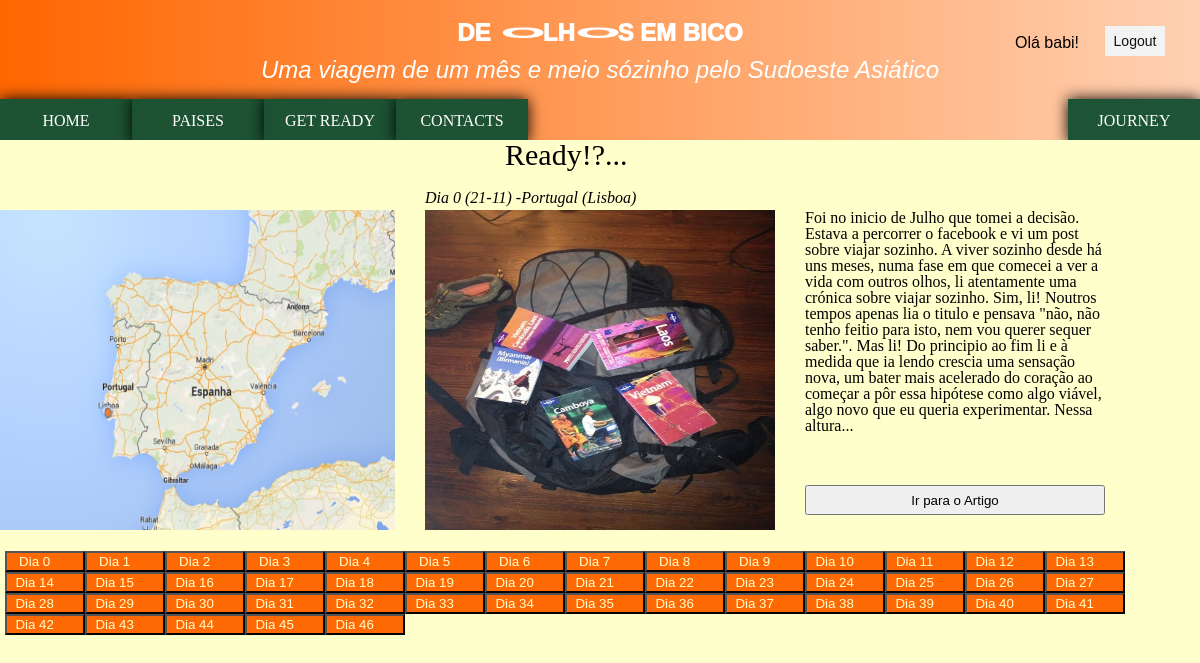
The page /paginasweb/journey.php (signed in) on the database its author committed.
### tables this page shows
CREATE TABLE `artigos` (
  `idblog` int(11) NOT NULL,
  `dia` int(20) NOT NULL,
  `title` varchar(100) NOT NULL,
  `location` varchar(100) NOT NULL,
  `content` text NOT NULL,
  `imgmapa` varchar(100) NOT NULL,
  `imgartigo` varchar(100) NOT NULL,
  `maplocation` varchar(100) DEFAULT NULL,
  `mapcountry` varchar(100) NOT NULL
);

### paginasweb/journey.php (the view, shortened to what this page needs)
<?php
  include_once '../includes/header.php';
      include '../includes/config.php';
?>
<!DOCTYPE html>
<html lang="en">
<head>
   <link href="../css/styles.css" type="text/css" rel="stylesheet">
<body>
  <div class="journey">
  <?php
 $sql = "SELECT * FROM artigos";
 $result = mysqli_query($connection, $sql);
function descricao($x, $length){
  if(strlen($x)<=$length)
  {
    echo $x;
  }
  else
  {
    $y=substr($x,0,$length) . '...';
    echo $y;
  };
};
$i=0;
 while($row = mysqli_fetch_row($result)){
  if ($i==0) { ?>
   <div  class="artigoCorrente artigoDiasTodos">
 <?php } else { ?>
  <div  class="artigoDiasTodos">
  <?php } ?>
             <img class="mapa" src="<?php echo $row[5]; ?>"/>
             <div class="titulo"><?php echo $row[2]; ?></div>
             <div class="local"><?php echo $row[3]; ?></div>
             <img class="imgArtigo" src="<?php echo $row[6]; ?>"/>
             <div class="descricao"><?php descricao($row[4], 600); ?> </div>
              <a  href="artigos.php?dia=<?php echo $row[1]; ?>"><button class="linkArtigo">Ir para o Artigo</button></a>
      </div>
<?php
 $i++;}
    ?>
       </div>
<div class="botaoDia">
  <?php
  $sql = "SELECT max(idblog) maxidblog FROM artigos WHERE 1";
 $result = mysqli_query($connection, $sql);
 $row = mysqli_fetch_assoc($result);
  for ($i=0; $i < $row["maxidblog"]; $i++) {
    if ($i==0) {
       echo "<button class='botaoCorrente'>Dia $i</button>";
     } else {
      echo "<button>Dia $i</button>";
     }
  }
    ?>
       </div>
</body>
</html>

### css/styles.css (style rules this page uses)
html, body, div, span, object, iframe, h1, h2, h3, h4, h5, h6, p, blockquote, pre, abbr, address, cite, code, del, dfn, em, img, ins, kbd, q, samp, small, strong, sub, sup, var, b, i, dl, dt, dd, ol, ul, li, fieldset, form, label, legend, table, caption, tbody, tfoot, thead, tr, th, td, article, aside, canvas, details, figcaption, figure, footer, header, hgroup, menu, nav, section, summary, time, mark, audio, video { margin:0; padding:0; border:0; outline:0; font-size:100%; vertical-align:baseline; background:transparent; }
body { line-height:1; }
a { margin:0; padding:0; font-size:100%; vertical-align:baseline; background:transparent; }
.journey { position: relative; height:281px; width:550px; margin:0 auto 10px; }
.journey .artigoDiasTodos { display: none; margin-left: 100px; }
.journey .artigoCorrente { display: block; }
.journey .imgArtigo { position:absolute; height: 320px; width: 350px; left:100px; top: 70px; cursor:pointer; }
.journey .mapa { position:absolute; height: 320px; width: 400px; right: 480px; top: 70px; z-index:1; transition:all 1.8s ease; }
.titulo { position: absolute; font-family: Times, "Times New Roman", Georgia, serif; font-size: 30px; left: 180px; width: 380px; }
.local { position: absolute; text-align: center; font-style: italic; top: 50px; left: 100px; }
.descricao { position: absolute; left:460px; width: 300px; top:50px; padding: 20px; }
.botaoDia { position: relative; width:1150px; margin: 0 auto; top:120px; right: 20px; }
.botaoDia button { width:80px; background-color: #ff6904; color: #ffffcc; padding-right:2em; cursor:pointer; }
.journey .linkArtigo { position: absolute; top:345px; left:480px; width: 300px; height: 30px; text-align: center; cursor: pointer; }

### paginasweb/journey.php (style rules this page uses)
body { width: 100%; height:700px; background-color: rgb(255, 255, 204); background-size: cover; overflow: hidden; }

### rows shown on the page
artigos: imgmapa (picture), title "Ready!?...", location "Dia 0 (21-11) -Portugal (Lisboa)", content "Foi no inicio de Julho que tomei a decisão. Estava a percorrer o facebook e vi um post sobre viajar sozinho. A viver sozinho desde há uns meses, numa fase em que comecei a ver a vida com outros olhos, li atentamente uma crónica sobre viajar sozinho. Sim, li! Noutros tempos apenas lia o titulo e pensava \"não, não tenho feitio para isto, nem vou querer sequer saber.\". Mas li! Do principio ao fim li e à medida que ia lendo crescia uma sensação nova, um bater mais acelerado do coração ao começar a pôr essa hipótese como algo viável, algo novo que eu queria experimentar. Nessa altura..."

### other values the page prints
$_SESSION['nickname'] "babi"
